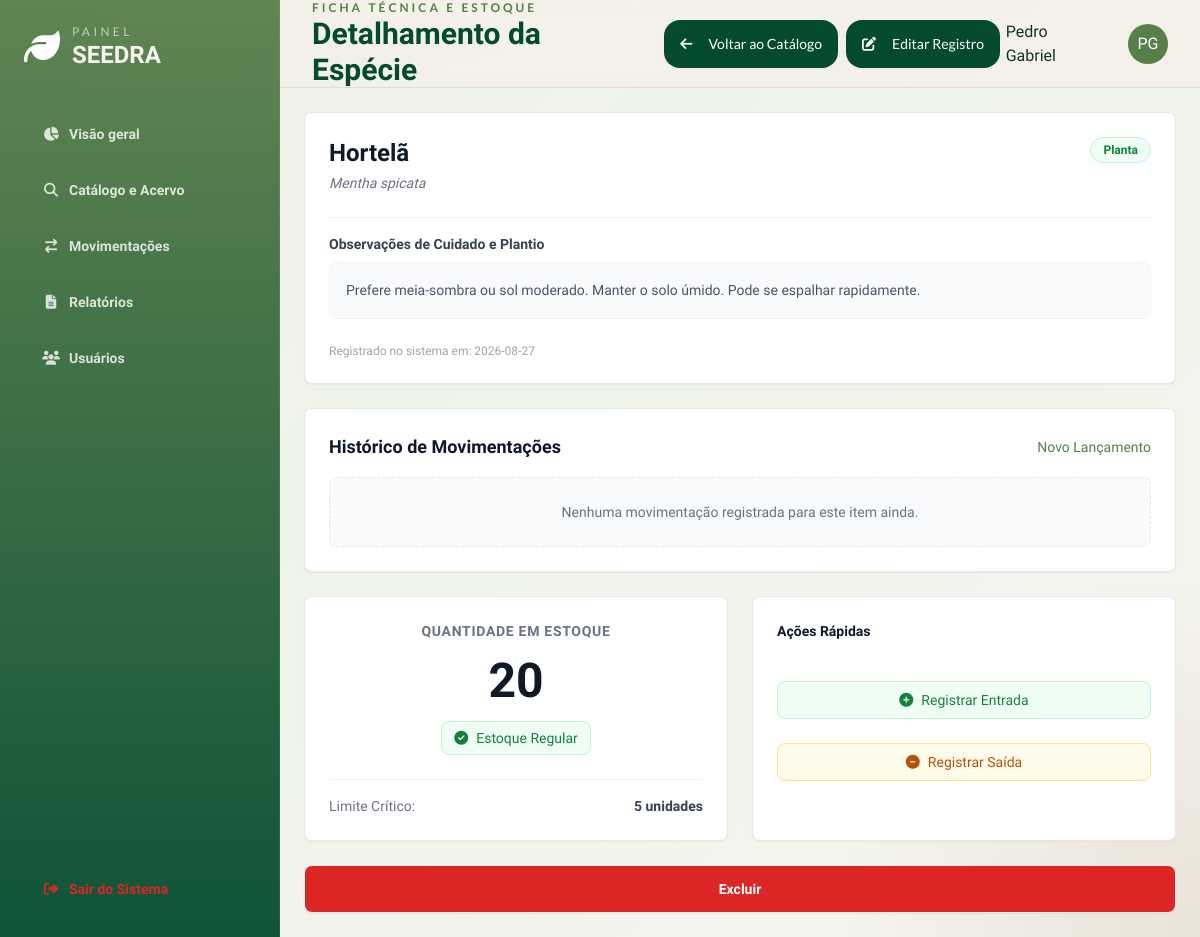
/catalogo/5 (signed in), run on an earlier commit of the app's database.
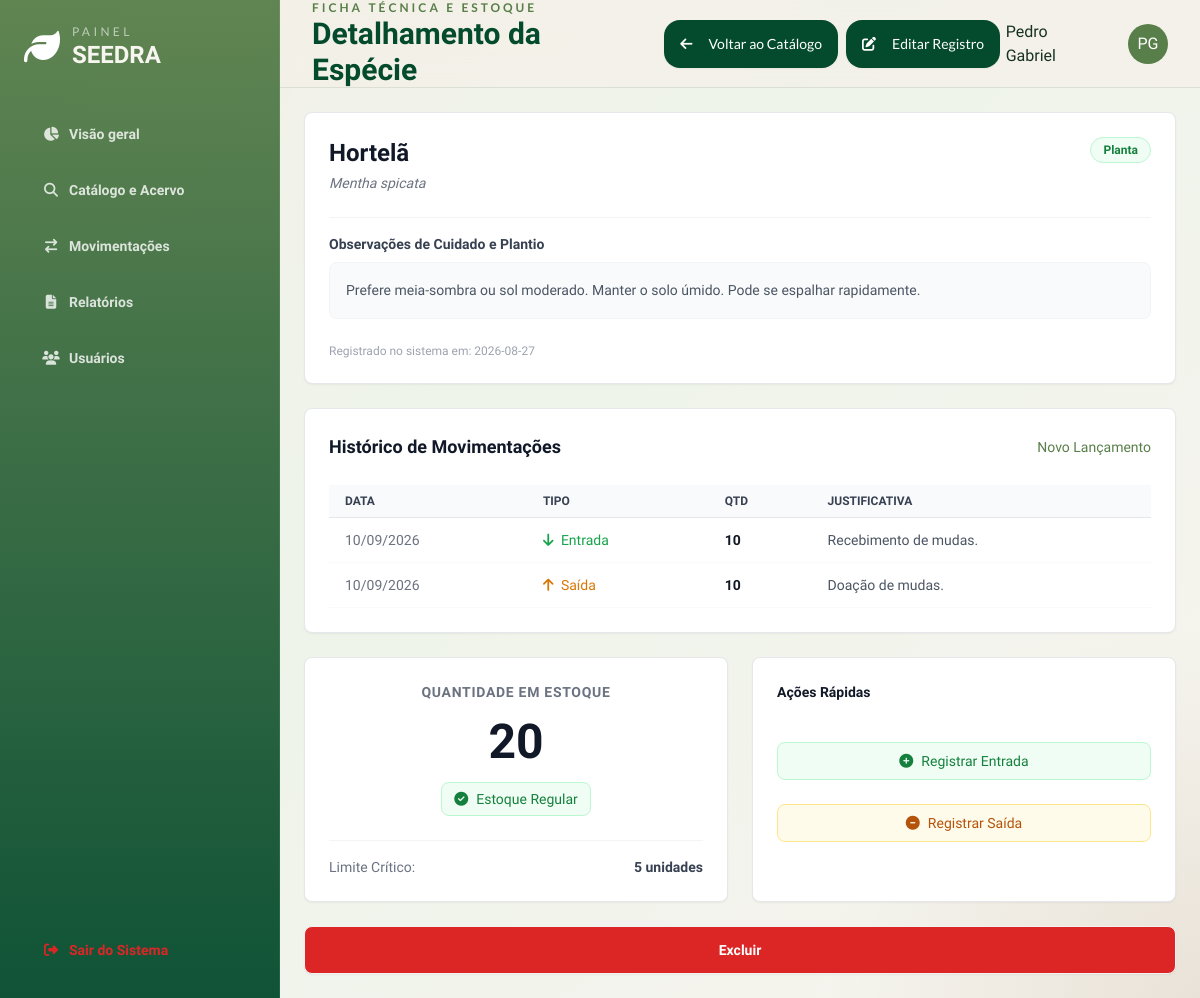
And on a later commit of the database.
### models.py (models this page shows)
class Movimentacao(db.Model):
    __tablename__='movimentacao'
    id = db.Column(db.Integer, primary_key = True)
    id_item = db.Column(db.Integer, db.ForeignKey("items.id"), nullable = False)
    data_move = db.Column(db.Date, nullable = False)
    Typ = db.Column(db.String(10), nullable = False)
    quantidade = db.Column(db.Integer, nullable = False)
    justificativa = db.Column(db.Text, nullable = False)
    operador = db.Column(db.String(40), nullable = False)
    item = db.relationship('Item', back_populates = 'movimentacoes', lazy = True)

### app.py (the view)
@app.route('/catalogo/<int:id>', methods=['GET', 'POST'])
@login_required
def detalhes_item(id):
    item = Item.query.get_or_404(id)
    return render_template('detalhes_item.html', item=item)

### app.py (called while the page is built)
@login_manager.user_loader
def load_user(user_id):
    return Usuarios.query.get(int(user_id))

### controllers/login.py (called while the page is built)
def login_required(f):
  @wraps(f)
  def decorated_function(*args, **kwargs):
      if 'usuarios_id' not in session:
         flash("Faça login primeiro!", 'erro')
         return redirect(url_for('login.login'))
      return f(*args, **kwargs)
  return decorated_function

### models.py (called while the page is built)
    def em_deficit(self):
        return self.quantidade < self.deficit_limit

### templates/detalhes_item.html (shortened to what the changed rows need)
{% extends 'base.html' %}
{% block header_title %}Detalhamento da Espécie{% endblock %}
{% block content %}
<div class="grid grid-cols-1 lg:grid-cols-2 gap-6">
    <div class="lg:col-span-2 flex flex-col gap-6">
        <div class="bg-white border border-gray-200 rounded-lg shadow-sm p-6">
            {% if item.movimentacoes %}
                <div class="overflow-x-auto">
                    <table class="w-full text-sm text-left text-gray-500 mt-2">
                        <thead class="text-xs text-gray-700 uppercase bg-gray-50 border-b border-gray-200">
                            <tr>
                                <th scope="col" class="px-4 py-2 font-semibold">Data</th>
                                <th scope="col" class="px-4 py-2 font-semibold">Tipo</th>
                                <th scope="col" class="px-4 py-2 font-semibold">Qtd</th>
                                <th scope="col" class="px-4 py-2 font-semibold">Justificativa</th>
                            </tr>
                        </thead>
                        <tbody>
                            {% for mov in item.movimentacoes|sort(attribute='data_move', reverse=true) %}
                            <tr class="border-b border-gray-50 hover:bg-gray-50">
                                <td class="px-4 py-3 whitespace-nowrap">{{ mov.data_move.strftime('%d/%m/%Y') }}</td>
                                <td class="px-4 py-3">
                                    {% if mov.Typ == 'Entrada' %}
                                        <span class="text-green-600 font-medium"><i class="fa-solid fa-arrow-down mr-1"></i> Entrada</span>
                                    {% else %}
                                        <span class="text-amber-600 font-medium"><i class="fa-solid fa-arrow-up mr-1"></i> Saída</span>
                                    {% endif %}
                                </td>
                                <td class="px-4 py-3 font-bold text-gray-900">{{ mov.quantidade }}</td>
                                <td class="px-4 py-3 text-gray-600">{{ mov.justificativa }}</td>
                            </tr>
                            {% endfor %}
                        </tbody>
                    </table>
                </div>
            {% else %}
                <div class="text-center py-6 bg-gray-50 rounded-lg border border-dashed border-gray-200">
                    <p class="text-sm text-gray-500">Nenhuma movimentação registrada para este item ainda.</p>
                </div>
            {% endif %}
        </div>
    </div>
</div>
{% endblock %}

What changed in the data, as far as the page shows it:
added Movimentacao: data_move "10/09/2026", Typ "Entrada" (drawn), quantidade "10", justificativa "Recebimento de mudas."
added Movimentacao: data_move "10/09/2026", Typ "Saída" (drawn), quantidade "10", justificativa "Doação de mudas."
Also different on the page:
text no longer shown: "Nenhuma movimentação registrada para este item ainda."
text now shown: "DATA TIPO QTD JUSTIFICATIVA"
